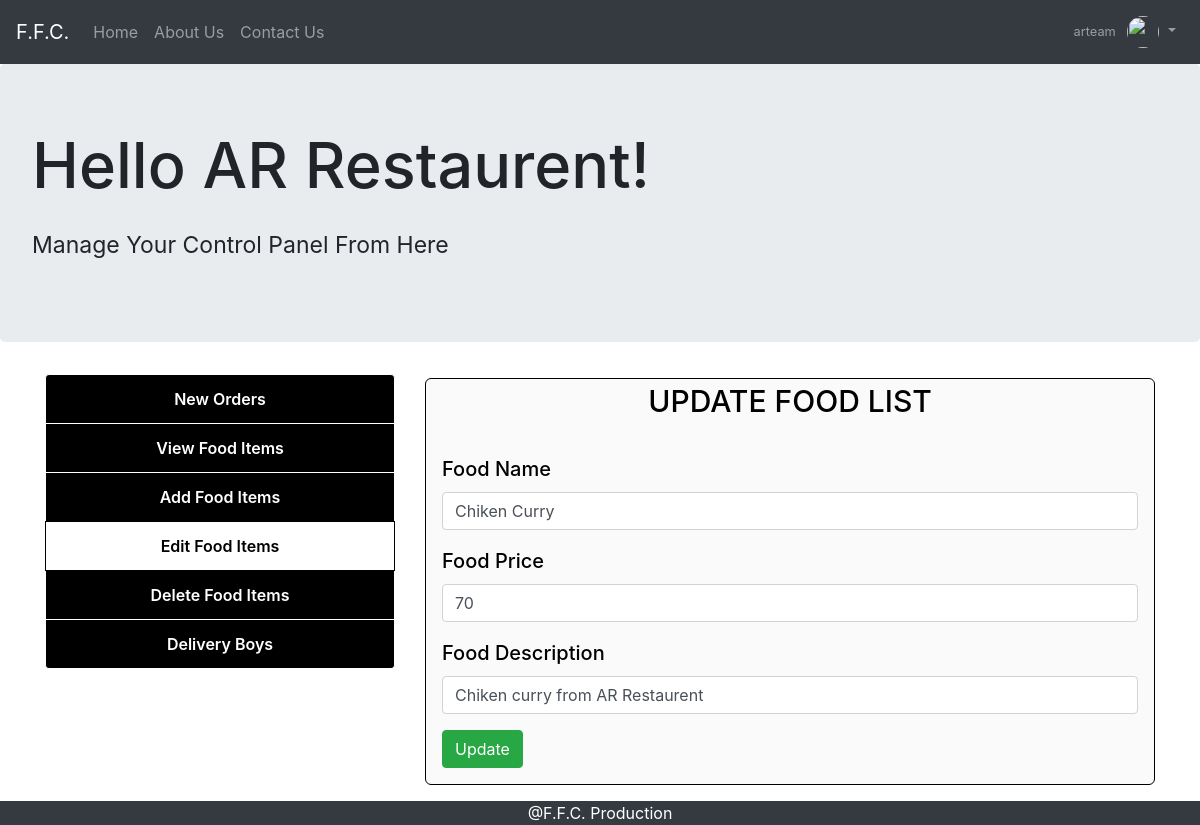
The page /mupdatefood.php?id=1 (signed in) on the database its author committed.
### tables this page shows
CREATE TABLE `foodlist` (
  `fid` int(11) NOT NULL,
  `fname` varchar(50) NOT NULL,
  `fprice` varchar(30) NOT NULL,
  `fdescription` varchar(1000) NOT NULL,
  `frestaurents` varchar(50) NOT NULL,
  `fimage` varchar(125) NOT NULL,
  `manager` varchar(125) NOT NULL,
  `foodstatus` varchar(30) NOT NULL
);

### mupdatefood.php (the view, shortened to what this page needs)
<?php
include "inc/dbh.inc.php";
?>
<!DOCTYPE html>
<html>
<head>
  <link rel="stylesheet" type="text/css" href="css/bootstrap.min.css">
  <link rel="stylesheet" type="text/css" href="css/main.css">
</head>
<body>
    <nav class="navbar navbar-expand-lg navbar-dark bg-dark">
  <a class="navbar-brand" href="index.php">F.F.C.</a>
  <div class="collapse navbar-collapse" id="navbarSupportedContent">
    <ul class="navbar-nav mr-auto">
      <li class="nav-item">
        <a class="nav-link" href="index.php">Home</a>
      </li>
      <li class="nav-item">
        <a class="nav-link" href="aboutus.php">About Us</a>
      </li>
      <li class="nav-item">
        <a class="nav-link " href="#contact">Contact Us</a>
      </li>
    </ul>
    <ul class="navbar-nav ml-auto">
      <li class="nav-item dropdown no-arrow">
        <a class="nav-link dropdown-toggle" href="#" id="userDropdown" role="button" data-toggle="dropdown" aria-haspopup="true" aria-expanded="false">
          <span class="mr-2 d-none d-lg-inline text-gray-600 small">
            <?php echo $_SESSION['u_name']; ?>
          </span>
          <img class="img-profile rounded-circle" src="https://source.unsplash.com/QAB-WJcbgJk/60x60" style="height: 2rem; width: 2rem;">
        </a>
      </li>
    </ul>
  </div>
</nav>
<div class="jumbotron">
  <h1 style="font-size: 63px;">Hello <?php echo $_SESSION['rname']; ?>!</h1>
	<p class="pt-3" style="font-size: 23px;">Manage Your Control Panel From Here</p>
</div>
  <div class="container">
   	<div class="row">
   	  <div class="col-md-4 ">
            <div class="mylist list-group">
              <a href="liveorders.php" class="list-group-item">New Orders</a>
              <a href="mviewfood.php" class="list-group-item ">View Food Items</a>
              <a href="maddfood.php" class="list-group-item ">Add Food Items</a>
              <a href="meditfood.php" class="list-group-item active">Edit Food Items</a>
              <a href="mdeletefood.php" class="list-group-item ">Delete Food Items</a>
              <a href="deliveryboy.php" class="list-group-item ">Delivery Boys</a>
            </div>
      </div>
       <div class="col-md-8 pt-1 pb-3">
           <legend style="border: 1px solid black; border-radius: 6px; color: black; font-size: 20px; font-weight: 500; margin: 0 auto; background-color: #FAFAFA;" class="pl-3 pr-3 pb-3">
            <center style="text-transform: uppercase; font-size: 30px;">Update Food List</center>
            <br>
                <?php
               	 $foodid = $_GET['id'];
                 $sql = "select * from foodlist where fid='$foodid';";
                 $result = mysqli_query($con, $sql);
                 $resultcheck = mysqli_num_rows($result);
                 if ($resultcheck > 0) {
                 	while ($row = mysqli_fetch_assoc($result)) {
               	?>
               <form method="POST">
               	<div class="form-group">
                <label>Food Name</label>
                <input type="text" name="fname" autocomplete="off" placeholder="Food Name" class="form-control" value="<?php echo $row['fname']; ?>">
                </div>
                <div class="form-group">
                <label>Food Price</label>
                <input type="text" name="fprice" autocomplete="off" placeholder="Price" class="form-control" value="<?php echo $row['fprice']; ?>">
                </div>
                <div class="form-group">
                <label>Food Description</label>
                <input class="form-control" name="fdescription" placeholder="Description" value="<?php echo $row['fdescription']; ?>">
                </div>
                <?php } } ?>
                <button class="btn btn-success" name="submit">Update</button>
               </form>
           </legend>
     </div>
   </div>
  </div>
<?php
 include 'footer.php';
?>

### css/main.css (style rules this page uses)
html,body { height: 100%; width: 100%; }
.mylist a { text-align: center; text-decoration: none; background-color: black; color: white; border: 1px solid white; font-weight: 600; }
.list-group-item.active { background-color: white !important; color: black; border: 1px solid black; }

### rows shown on the page
foodlist: fname "Chiken Curry", fprice "70", fdescription "Chiken curry from AR Restaurent"

### other values the page prints
$_SESSION['u_name'] "arteam"
$_SESSION['rname'] "AR Restaurent"
